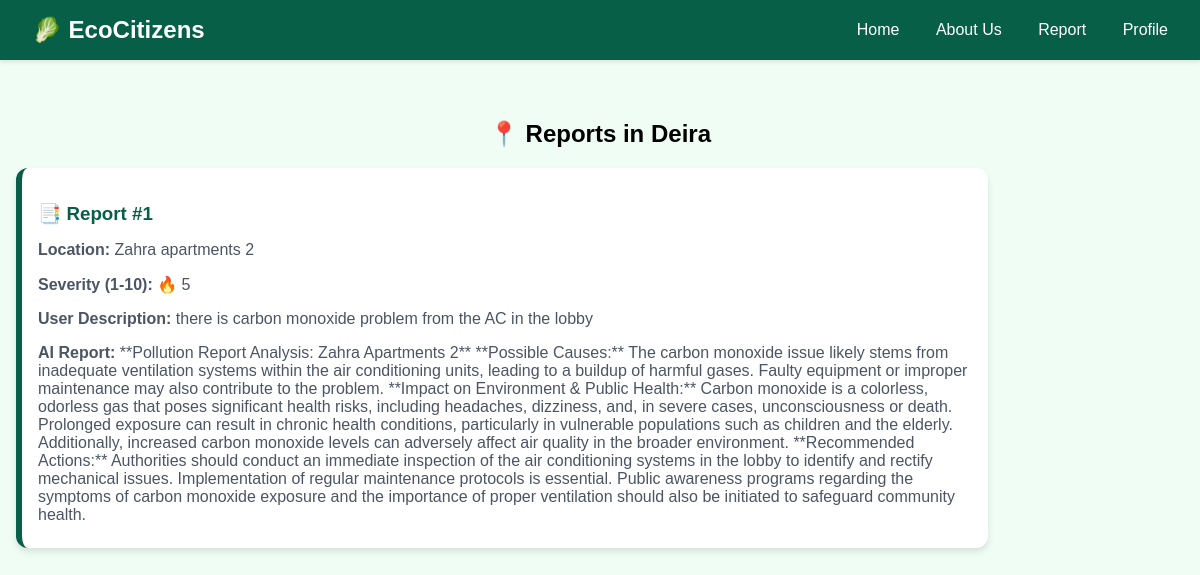
/community_reports/Deira (signed in), run on the app's committed database.
### app.py (models this page shows)
class PollutionReport(db.Model):
    id = db.Column(db.Integer, primary_key=True)
    location = db.Column(db.String(200), nullable=False)
    community = db.Column(db.String(100), nullable=False)
    description = db.Column(db.Text, nullable=False)
    ai_response = db.Column(db.Text)
    severity = db.Column(db.Integer, nullable=False)

### app.py (the view)
@app.route('/community_reports/<community>')
@login_required
def community_reports(community):
    reports = PollutionReport.query.filter_by(community=community).all()
    return render_template('community_reports.html', community=community, reports=reports)

### app.py (called while the page is built)
@login_manager.user_loader
def load_user(user_id):
    return User.query.get(int(user_id))

### templates/community_reports.html (shortened to what this page needs)
<!DOCTYPE html>
<html lang="en">
<head>
  <link rel="stylesheet" href="{{ url_for('static', filename='styles.css') }}" />
</head>
<body class="bg-green-100">
  <nav class="navbar">
    <div class="logo">
      <a href="{{ url_for('home') }}" class="logo-link">🥬 EcoCitizens</a>
    </div>
    <div class="nav-links">
      <a href="{{ url_for('home') }}" class="logo-link">Home</a>
      <a href="{{ url_for('about') }}" class="logo-link">About Us</a>
      <a href="{{ url_for('report') }}" class="logo-link">Report</a>
      {% if current_user.is_authenticated %}
      <a href="{{ url_for('profile') }}" class="logo-link">Profile</a>
      {% else %}
      <a href="{{ url_for('login') }}" class="logo-link">Accounts/Status</a>
      {% endif %}
    </div>
  </nav>
  <div class="container">
    <h2>📍 Reports in {{ community }}</h2>
    {% if reports %}
      {% for report in reports %}
        <div class="report-card">
          <h3>📑 Report #{{ loop.index }}</h3>
          <p><strong>Location:</strong> {{ report.location }}</p>
          <p><strong>Severity (1-10):</strong> 🔥 {{ report.severity }}</p>
          <p><strong>User Description:</strong> {{ report.description }}</p>
          <p><strong>AI Report:</strong> {{ report.ai_response }}</p>
        </div>
      {% endfor %}
    {% else %}
      <p>No reports available for this community.</p>
    {% endif %}
  </div>
</body>
</html>

### static/styles.css (style rules this page uses)
body { background-color: #f0fdf4; font-family: Arial, sans-serif; margin: 0; padding: 0; }
.navbar { background-color: #065f46; color: white; padding: 1rem; display: flex; justify-content: space-between; align-items: center; box-shadow: 0 2px 4px rgba(0, 0, 0, 0.1); }
.logo { font-size: 1.5rem; font-weight: bold; }
.container { max-width: 1200px; margin: 0 auto; padding: 2.5rem 1rem; }
.container { text-align: center; }
.logo-link { text-decoration: none; color: white; padding: 0.5rem 1rem; background-color: #065f46; border-radius: 0.5rem; transition: background-color 0.3s; }
.report-card { background-color: white; width: 80%; padding: 1rem; border-radius: 0.75rem; box-shadow: 0 4px 6px rgba(0, 0, 0, 0.1); border-left: 6px solid #065f46; transition: transform 0.2s ease-in-out; text-align: left; }
.report-card h3 { color: #065f46; margin-bottom: 0.5rem; }
.report-card p { color: #4b5563; margin-bottom: 0.5rem; }

### data on the page
PollutionReport: community "Deira", location "Zahra apartments 2", severity "5", description "there is carbon monoxide problem from the AC in the lobby", ai_response "**Pollution Report Analysis: Zahra Apartments 2** **Possible Causes:** The carbon monoxide issue likely stems from inadequate ventilation systems within the air conditioning units, leading to a buildup of harmful gases. Faulty equipment or improper maintenance may also contribute to the problem. **Impact on Environment & Public Health:** Carbon monoxide is a colorless, odorless gas that poses significant health risks, including headaches, dizziness, and, in severe cases, unconsciousness or death. Prolonged exposure can result in chronic health conditions, particularly in vulnerable populations such as children and the elderly. Additionally, increased carbon monoxide levels can adversely…"
